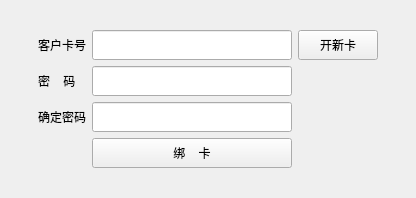
<?xml version="1.0" encoding="UTF-8"?>
<ui version="4.0">
 <class>Dialog</class>
 <widget class="QDialog" name="Dialog">
  <property name="geometry">
   <rect>
    <x>0</x>
    <y>0</y>
    <width>416</width>
    <height>198</height>
   </rect>
  </property>
  <property name="minimumSize">
   <size>
    <width>0</width>
    <height>0</height>
   </size>
  </property>
  <property name="maximumSize">
   <size>
    <width>16777215</width>
    <height>16777215</height>
   </size>
  </property>
  <property name="windowTitle">
   <string>绑定会员卡</string>
  </property>
  <layout class="QGridLayout" name="gridLayout">
   <item row="2" column="2">
    <widget class="QLineEdit" name="pwd">
     <property name="minimumSize">
      <size>
       <width>200</width>
       <height>30</height>
      </size>
     </property>
     <property name="echoMode">
      <enum>QLineEdit::Password</enum>
     </property>
    </widget>
   </item>
   <item row="0" column="2">
    <spacer name="verticalSpacer">
     <property name="orientation">
      <enum>Qt::Vertical</enum>
     </property>
     <property name="sizeHint" stdset="0">
      <size>
       <width>20</width>
       <height>40</height>
      </size>
     </property>
    </spacer>
   </item>
   <item row="1" column="4">
    <spacer name="horizontalSpacer_2">
     <property name="orientation">
      <enum>Qt::Horizontal</enum>
     </property>
     <property name="sizeHint" stdset="0">
      <size>
       <width>40</width>
       <height>20</height>
      </size>
     </property>
    </spacer>
   </item>
   <item row="3" column="1">
    <widget class="QLabel" name="label_3">
     <property name="minimumSize">
      <size>
       <width>0</width>
       <height>30</height>
      </size>
     </property>
     <property name="text">
      <string>确定密码</string>
     </property>
    </widget>
   </item>
   <item row="2" column="0">
    <spacer name="horizontalSpacer">
     <property name="orientation">
      <enum>Qt::Horizontal</enum>
     </property>
     <property name="sizeHint" stdset="0">
      <size>
       <width>40</width>
       <height>20</height>
      </size>
     </property>
    </spacer>
   </item>
   <item row="3" column="2">
    <widget class="QLineEdit" name="pwd2">
     <property name="minimumSize">
      <size>
       <width>200</width>
       <height>30</height>
      </size>
     </property>
     <property name="echoMode">
      <enum>QLineEdit::Password</enum>
     </property>
    </widget>
   </item>
   <item row="2" column="1">
    <widget class="QLabel" name="label_2">
     <property name="minimumSize">
      <size>
       <width>0</width>
       <height>30</height>
      </size>
     </property>
     <property name="text">
      <string>密    码</string>
     </property>
    </widget>
   </item>
   <item row="1" column="2">
    <widget class="QLineEdit" name="card">
     <property name="minimumSize">
      <size>
       <width>200</width>
       <height>30</height>
      </size>
     </property>
    </widget>
   </item>
   <item row="1" column="1">
    <widget class="QLabel" name="label">
     <property name="minimumSize">
      <size>
       <width>0</width>
       <height>30</height>
      </size>
     </property>
     <property name="text">
      <string>客户卡号</string>
     </property>
    </widget>
   </item>
   <item row="1" column="3">
    <widget class="QPushButton" name="pushButton_2">
     <property name="minimumSize">
      <size>
       <width>0</width>
       <height>30</height>
      </size>
     </property>
     <property name="text">
      <string>开新卡</string>
     </property>
     <property name="autoDefault">
      <bool>false</bool>
     </property>
    </widget>
   </item>
   <item row="4" column="2">
    <widget class="QPushButton" name="pushButton">
     <property name="minimumSize">
      <size>
       <width>0</width>
       <height>30</height>
      </size>
     </property>
     <property name="text">
      <string>绑    卡</string>
     </property>
     <property name="autoDefault">
      <bool>false</bool>
     </property>
    </widget>
   </item>
   <item row="5" column="2">
    <spacer name="verticalSpacer_2">
     <property name="orientation">
      <enum>Qt::Vertical</enum>
     </property>
     <property name="sizeHint" stdset="0">
      <size>
       <width>20</width>
       <height>40</height>
      </size>
     </property>
    </spacer>
   </item>
  </layout>
 </widget>
 <tabstops>
  <tabstop>card</tabstop>
  <tabstop>pwd</tabstop>
  <tabstop>pwd2</tabstop>
 </tabstops>
 <resources/>
 <connections/>
</ui>
